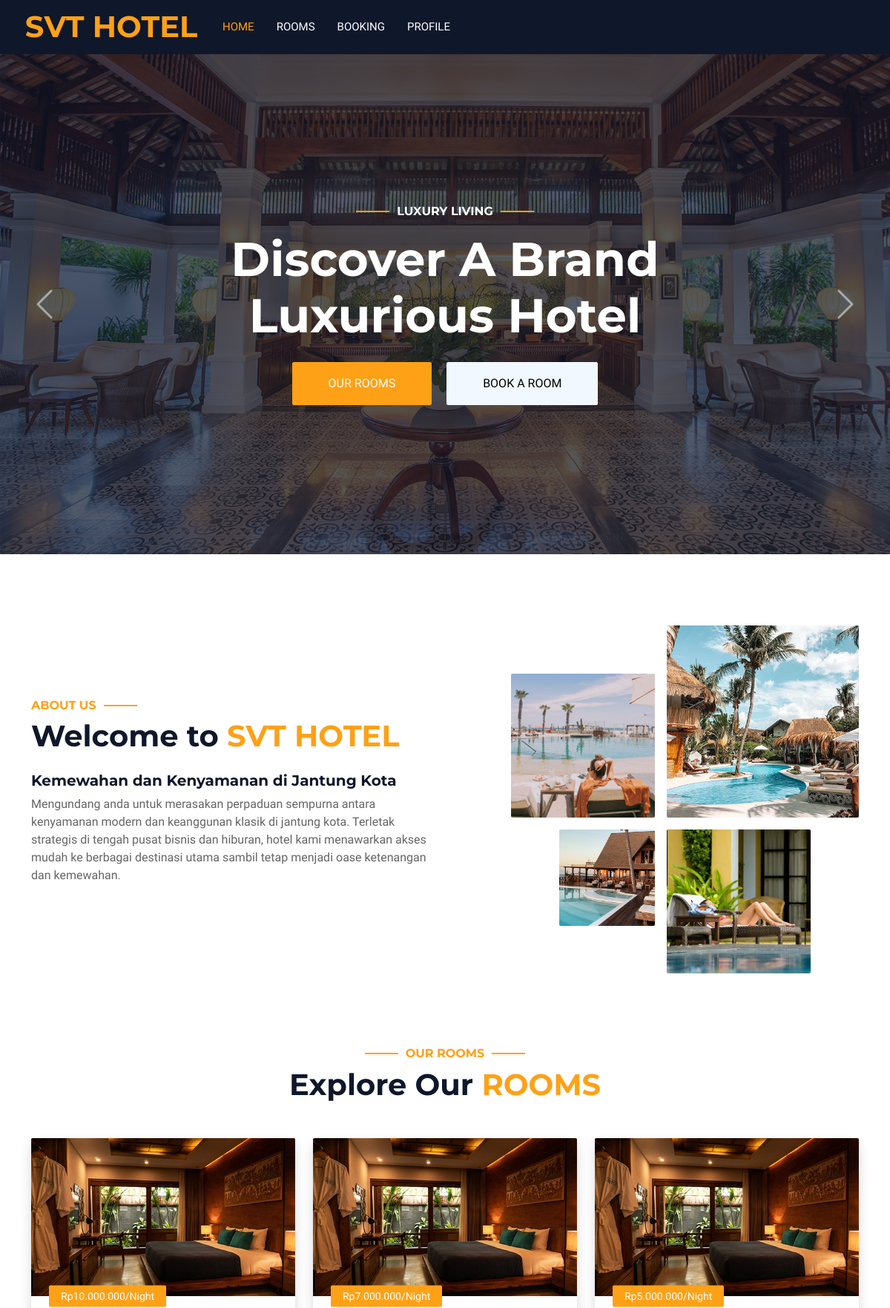
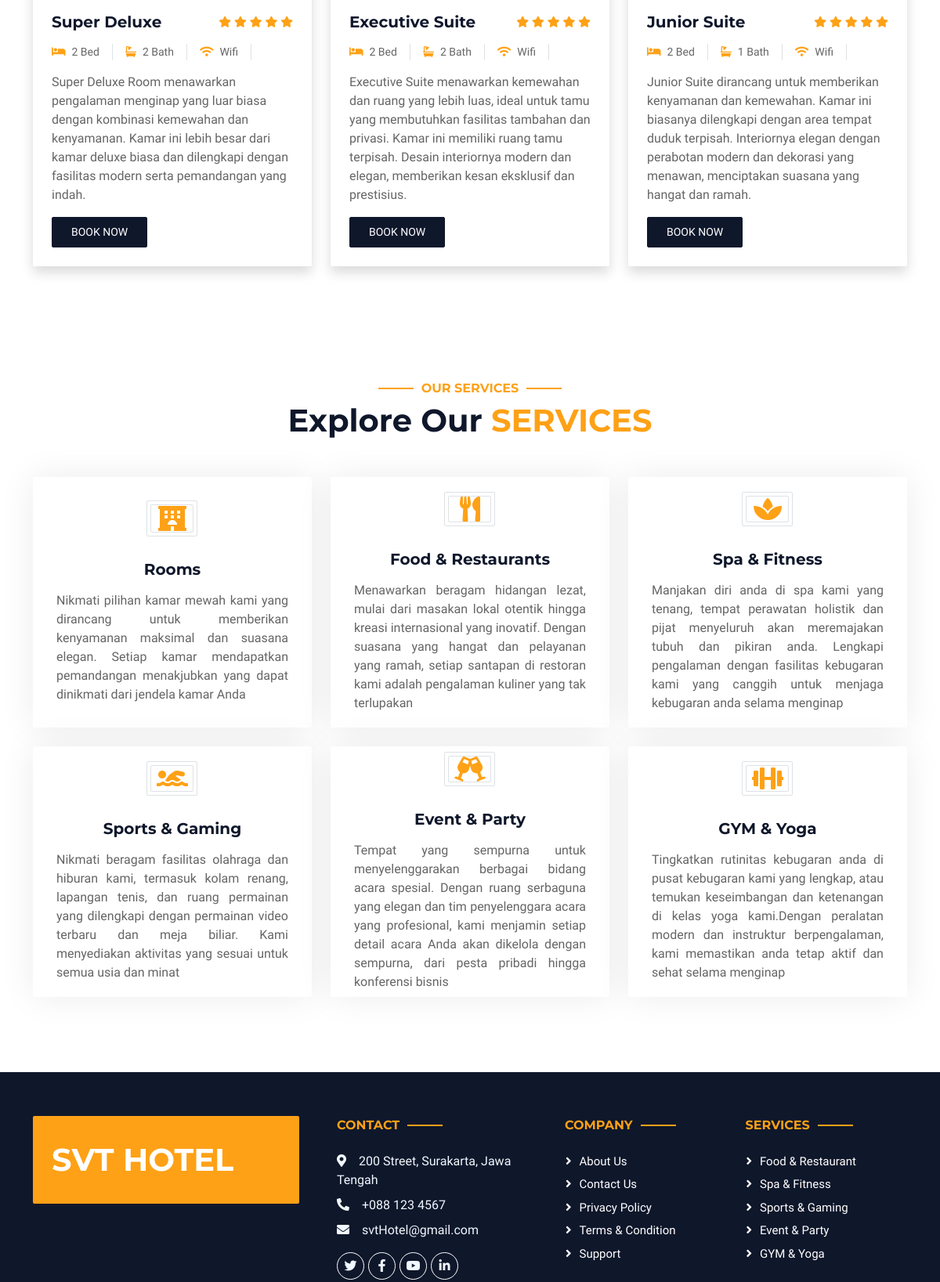
The page / (upper part) on the database its author committed (2 pictures, top to bottom).
### tables this page shows
CREATE TABLE `rooms` (
  `room_id` int(11) NOT NULL,
  `room_type` varchar(50) NOT NULL,
  `price` double NOT NULL,
  `availability` tinyint(1) DEFAULT 1,
  `description` text DEFAULT NULL,
  `bed` int(2) DEFAULT NULL,
  `bath` int(2) DEFAULT NULL,
  `wifi` tinyint(1) NOT NULL,
  `created_at` timestamp NOT NULL DEFAULT current_timestamp()
);

CREATE TABLE `services` (
  `services_id` int(11) NOT NULL,
  `services_name` varchar(20) NOT NULL,
  `services_desc` text NOT NULL
);

### index.php (the view, shortened to what this page needs)
<?php
include "koneksi.php";
$query_rooms = mysqli_query($conn, "SELECT * FROM rooms ORDER BY room_id ASC");
$query_services = mysqli_query($conn, "SELECT * FROM services ORDER BY services_id ASC");
include 'header.php';
?>
        <div class="container-fluid p-0 mb-5">
            <div id="header-carousel" class="carousel slide" data-bs-ride="carousel">
                <div class="carousel-inner">
                    <div class="carousel-item active">
                        <img class="w-100" src="img/carousel-1.jpg" alt="Image">
                        <div class="carousel-caption d-flex flex-column align-items-center justify-content-center">
                            <div class="p-3" style="max-width: 700px;">
                                <h6 class="section-title text-white text-uppercase mb-3 animated slideInDown">Luxury Living</h6>
                                <h1 class="display-3 text-white mb-4 animated slideInDown">Discover A Brand Luxurious Hotel</h1>
                                <a href="room.php" class="btn btn-primary py-md-3 px-md-5 me-3 animated slideInLeft">Our Rooms</a>
                                <a href="booking.php" class="btn btn-light py-md-3 px-md-5 animated slideInRight">Book A Room</a>
                            </div>
                        </div>
                    </div>
                </div>
                <button class="carousel-control-prev" type="button" data-bs-target="#header-carousel"
                    data-bs-slide="prev">
                    <span class="carousel-control-prev-icon" aria-hidden="true"></span>
                </button>
                <button class="carousel-control-next" type="button" data-bs-target="#header-carousel"
                    data-bs-slide="next">
                    <span class="carousel-control-next-icon" aria-hidden="true"></span>
                </button>
            </div>
        </div>
        <div class="container-xxl py-5">
            <div class="container">
                <div class="row g-5 align-items-center">
                    <div class="col-lg-6">
                        <h6 class="section-title text-start text-primary text-uppercase">About Us</h6>
                        <h1 class="mb-4">Welcome to <span class="text-primary text-uppercase">SVT Hotel</span></h1>
                        <h5 class="mb-2">Kemewahan dan Kenyamanan di Jantung Kota</h5>
                        <p class="mb-4">Mengundang anda untuk merasakan perpaduan sempurna antara kenyamanan modern dan keanggunan klasik di jantung kota. Terletak strategis di tengah pusat bisnis dan hiburan, hotel kami menawarkan akses mudah ke berbagai destinasi utama sambil tetap menjadi oase ketenangan dan kemewahan.</p>
                    </div>
                    <div class="col-lg-6">
                        <div class="row g-3">
                            <div class="col-6 text-end">
                                <img class="img-fluid rounded w-75 wow zoomIn" data-wow-delay="0.1s" src="img/about-1.jpg" style="margin-top: 25%;">
                            </div>
                            <div class="col-6 text-start">
                                <img class="img-fluid rounded w-100 wow zoomIn" data-wow-delay="0.3s" src="img/about-2.jpg">
                            </div>
                            <div class="col-6 text-end">
                                <img class="img-fluid rounded w-50 wow zoomIn" data-wow-delay="0.5s" src="img/about-3.jpg">
                            </div>
                            <div class="col-6 text-start">
                                <img class="img-fluid rounded w-75 wow zoomIn" data-wow-delay="0.7s" src="img/about-4.jpg">
                            </div>
                        </div>
                    </div>
                </div>
            </div>
        </div>
        <div class="container-xxl py-5">
            <div class="container">
                <div class="text-center wow fadeInUp" data-wow-delay="0.1s">
                    <h6 class="section-title text-center text-primary text-uppercase">Our Rooms</h6>
                    <h1 class="mb-5">Explore Our <span class="text-primary text-uppercase">Rooms</span></h1>
                </div>
                <div class="row g-4">
                    <?php while ($data = mysqli_fetch_array($query_rooms)) { ?>
                    <div class="col-lg-4 col-md-6 wow fadeInUp" data-wow-delay="0.1s">
                        <div class="room-item shadow rounded overflow-hidden">
                            <div class="position-relative">
                                <img class="img-fluid" src="img/room-1.jpg" alt="">
                                <small class="position-absolute start-0 top-100 translate-middle-y bg-primary text-white rounded py-1 px-3 ms-4">Rp<?php echo number_format($data['price'], 0, ',', '.'); ?>/Night</small>
                            </div>
                            <div class="p-4 mt-2">
                                <div class="d-flex justify-content-between mb-3">
                                    <h5 class="mb-0"><?php echo $data['room_type']; ?></h5>
                                    <div class="ps-2">
                                        <small class="fa fa-star text-primary"></small>
                                        <small class="fa fa-star text-primary"></small>
                                        <small class="fa fa-star text-primary"></small>
                                        <small class="fa fa-star text-primary"></small>
                                        <small class="fa fa-star text-primary"></small>
                                    </div>
                                </div>
                                <div class="d-flex mb-3">
                                    <small class="border-end me-3 pe-3"><i class="fa fa-bed text-primary me-2"></i><?php echo $data['bed']; ?> Bed</small>
                                    <small class="border-end me-3 pe-3"><i class="fa fa-bath text-primary me-2"></i><?php echo $data['bath']; ?> Bath</small>
                                    <?php if ($data['wifi'] == 1) { ?>
                                        <small class="border-end me-3 pe-3"><i class="fa fa-wifi text-primary me-2"></i>Wifi</small>
                                    <?php } ?>
                                </div>
                                <p class="text-body mb-3"><?php echo $data['description']; ?></p>
                                <div class="d-flex justify-content-between">
                                <a href="booking.php?room_id=<?php echo htmlspecialchars($data['room_id']); ?>" ;
                                class="btn btn-sm btn-dark rounded py-2 px-4">Book Now</a>
                                </div>
                            </div>
                        </div>
                    </div>
                    <?php } ?>
                </div>
            </div>
        </div>
        <div class="container-xxl py-5 my-5">
            <div class="container">
                <div class="text-center wow fadeInUp" data-wow-delay="0.1s">
                    <h6 class="section-title text-center text-primary text-uppercase">Our Services</h6>
                    <h1 class="mb-5">Explore Our <span class="text-primary text-uppercase">Services</span></h1>
                </div>
                <div class="row g-4">
                    <?php while ($data = mysqli_fetch_array($query_services)) { ?>
                    <div class="col-lg-4 col-md-6 wow fadeInUp" data-wow-delay="0.1s">
                        <a class="service-item rounded">
                            <div class="service-icon bg-transparent border rounded p-1">
                                <div class="w-100 h-100 border rounded d-flex align-items-center justify-content-center">
                                    <?php
                                    switch ($data['services_id']) {
                                        case 1:
                                            $icon_class = 'fa fa-hotel fa-2x text-primary';
                                            break;
                                        case 2:
                                            $icon_class = 'fa fa-utensils fa-2x text-primary';
                                            break;
                                        case 3:
                                            $icon_class = 'fa fa-spa fa-2x text-primary';
                                            break;
                                        case 4:
                                            $icon_class = 'fa fa-swimmer fa-2x text-primary';
                                            break;
                                        case 5:
                                            $icon_class = 'fa fa-glass-cheers fa-2x text-primary';
                                            break;
                                        case 6:
                                            $icon_class = 'fa fa-dumbbell fa-2x text-primary';
                                            break;
                                    }
                                    ?>
                                    <i class="<?php echo htmlspecialchars($icon_class); ?>"></i>
                                </div>
                            </div>
                            <h5 class="mb-3"><?php echo htmlspecialchars($data['services_name']); ?></h5>
                            <p class="text-body mb-0" style="text-align: justify;"><?php echo htmlspecialchars($data['services_desc']); ?></p>
                        </a>
                    </div>
                    <?php } ?>
                </div>
            </div>
        </div>
<?php include 'footer.php';?>

### css/style.css (style rules this page uses)
:root { --primary: #FEA116; --light: #F1F8FF; --dark: #0F172B; }
.btn { font-weight: 500; text-transform: uppercase; transition: .5s; }
.btn.btn-primary, .btn.btn-secondary { color: #FFFFFF; }
.carousel-caption { top: 0; left: 0; right: 0; bottom: 0; background: rgba(15, 23, 43, .7); z-index: 1; }
.carousel-control-prev, .carousel-control-next { width: 10%; }
.carousel-control-prev-icon, .carousel-control-next-icon { width: 3rem; height: 3rem; }
.section-title { position: relative; display: inline-block; }
.section-title::before { position: absolute; content: ""; width: 45px; height: 2px; top: 50%; left: -55px; margin-top: -1px; background: var(--primary); }
.section-title::after { position: absolute; content: ""; width: 45px; height: 2px; top: 50%; right: -55px; margin-top: -1px; background: var(--primary); }
.section-title.text-start::before, .section-title.text-end::after { display: none; }
.service-item { height: 320px; padding: 30px; display: flex; flex-direction: column; justify-content: center; text-align: center; background: #FFFFFF; box-shadow: 0 0 45px rgba(0, 0, 0, .08); transition: .5s; }
.service-item .service-icon { margin: 0 auto 30px auto; width: 65px; height: 65px; transition: .5s; }
.service-item i, .service-item h5, .service-item p { transition: .5s; }

### rows shown on the page
rooms: price "10.000.000", room_type "Super Deluxe", bed "2", bath "2", wifi 1 (drawn), description "Super Deluxe Room menawarkan pengalaman menginap yang luar biasa dengan kombinasi kemewahan dan kenyamanan. Kamar ini lebih besar dari kamar deluxe biasa dan dilengkapi dengan fasilitas modern serta pemandangan yang indah."
rooms: price "7.000.000", room_type "Executive Suite", bed "2", bath "2", wifi 1 (drawn), description "Executive Suite menawarkan kemewahan dan ruang yang lebih luas, ideal untuk tamu yang membutuhkan fasilitas tambahan dan privasi. Kamar ini memiliki ruang tamu terpisah. Desain interiornya modern dan elegan, memberikan kesan eksklusif dan prestisius."
rooms: price "5.000.000", room_type "Junior Suite", bed "2", bath "1", wifi 1 (drawn), description "Junior Suite dirancang untuk memberikan kenyamanan dan kemewahan. Kamar ini biasanya dilengkapi dengan area tempat duduk terpisah. Interiornya elegan dengan perabotan modern dan dekorasi yang menawan, menciptakan suasana yang hangat dan ramah."
services: services_name "Rooms", services_desc "Nikmati pilihan kamar mewah kami yang dirancang untuk memberikan kenyamanan maksimal dan suasana elegan. Setiap kamar mendapatkan pemandangan menakjubkan yang dapat dinikmati dari jendela kamar Anda"
services: services_name "Food & Restaurants", services_desc "Menawarkan beragam hidangan lezat, mulai dari masakan lokal otentik hingga kreasi internasional yang inovatif. Dengan suasana yang hangat dan pelayanan yang ramah, setiap santapan di restoran kami adalah pengalaman kuliner yang tak terlupakan"
services: services_name "Spa & Fitness", services_desc "Manjakan diri anda di spa kami yang tenang, tempat perawatan holistik dan pijat menyeluruh akan meremajakan tubuh dan pikiran anda. Lengkapi pengalaman dengan fasilitas kebugaran kami yang canggih untuk menjaga kebugaran anda selama menginap"
services: services_name "Sports & Gaming", services_desc "Nikmati beragam fasilitas olahraga dan hiburan kami, termasuk kolam renang, lapangan tenis, dan ruang permainan yang dilengkapi dengan permainan video terbaru dan meja biliar. Kami menyediakan aktivitas yang sesuai untuk semua usia dan minat"
services: services_name "Event & Party", services_desc "Tempat yang sempurna untuk menyelenggarakan berbagai bidang acara spesial. Dengan ruang serbaguna yang elegan dan tim penyelenggara acara yang profesional, kami menjamin setiap detail acara Anda akan dikelola dengan sempurna, dari pesta pribadi hingga konferensi bisnis"
services: services_name "GYM & Yoga", services_desc "Tingkatkan rutinitas kebugaran anda di pusat kebugaran kami yang lengkap, atau temukan keseimbangan dan ketenangan di kelas yoga kami.Dengan peralatan modern dan instruktur berpengalaman, kami memastikan anda tetap aktif dan sehat selama menginap"
